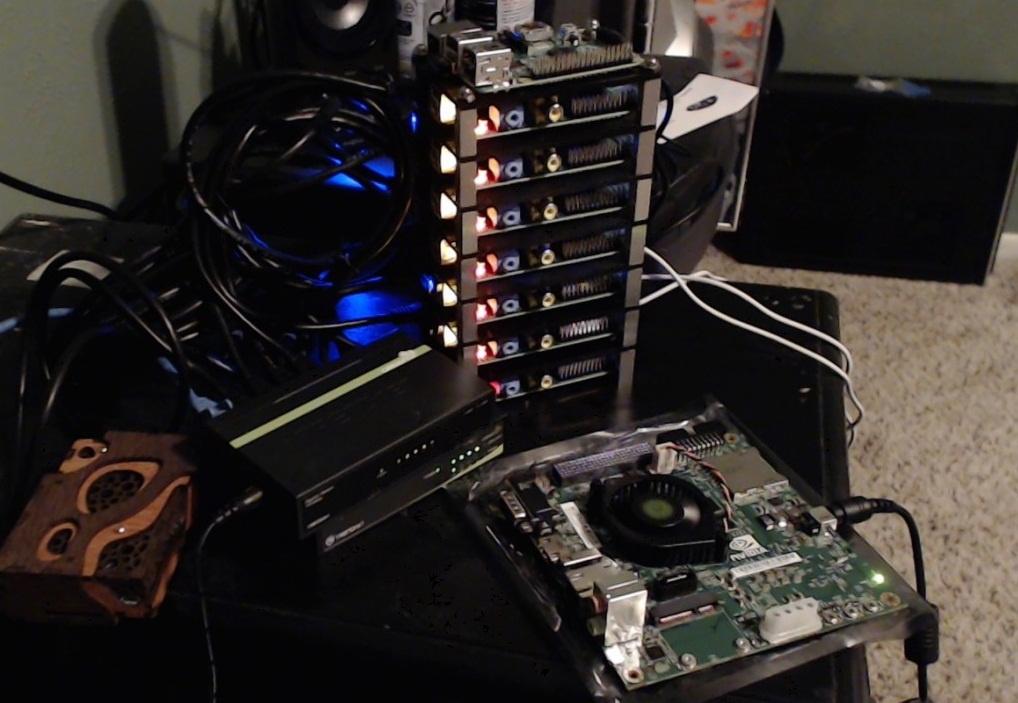
#> input picture main_img_template.jpg, 1018 x 703 px, given in place of the camera
$ python 'gradients and edge detection-10.py'   (older library calls are emulated)
#> lines starting #> are read from the running program, lines starting #| are printed output that depends on the picture
import cv2
import numpy as np

cap = cv2.VideoCapture(0)

while(1):

    # Take each frame
    _, frame = cap.read()
#> frame is the input picture: shape (703, 1018, 3); mean B, G, R 40.7, 43.2, 48.1

    greyscale=cv2.cvtColor(frame,cv2.COLOR_BGR2GRAY)
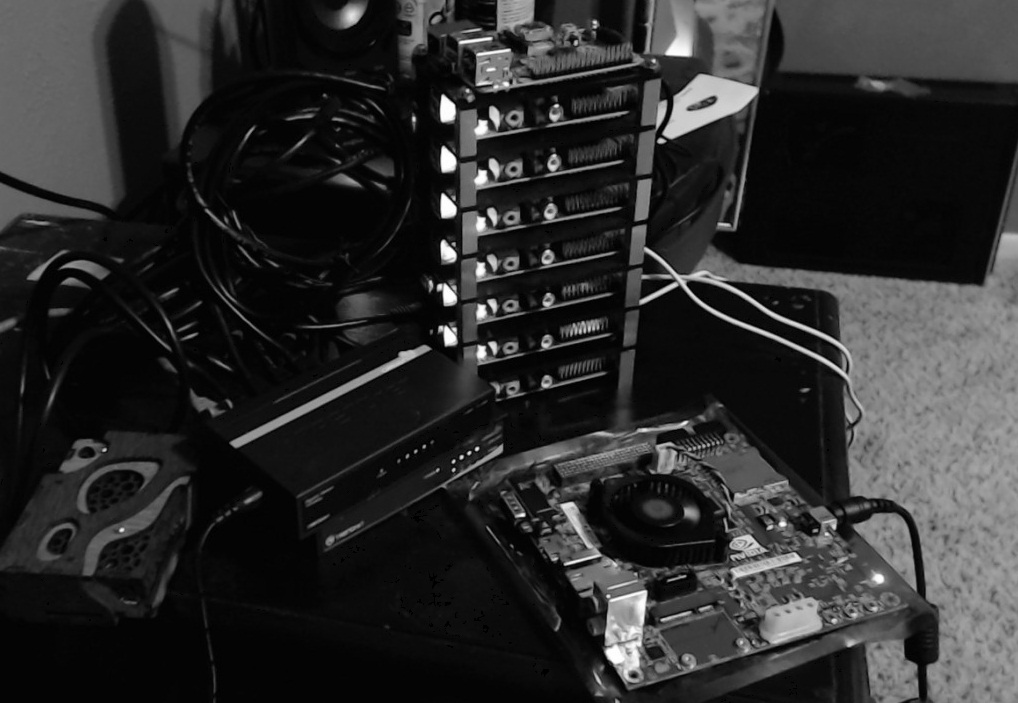
#> greyscale: shape (703, 1018); min 0, max 255, mean 44.4
    laplacian = cv2.Laplacian(greyscale,cv2.CV_64F)
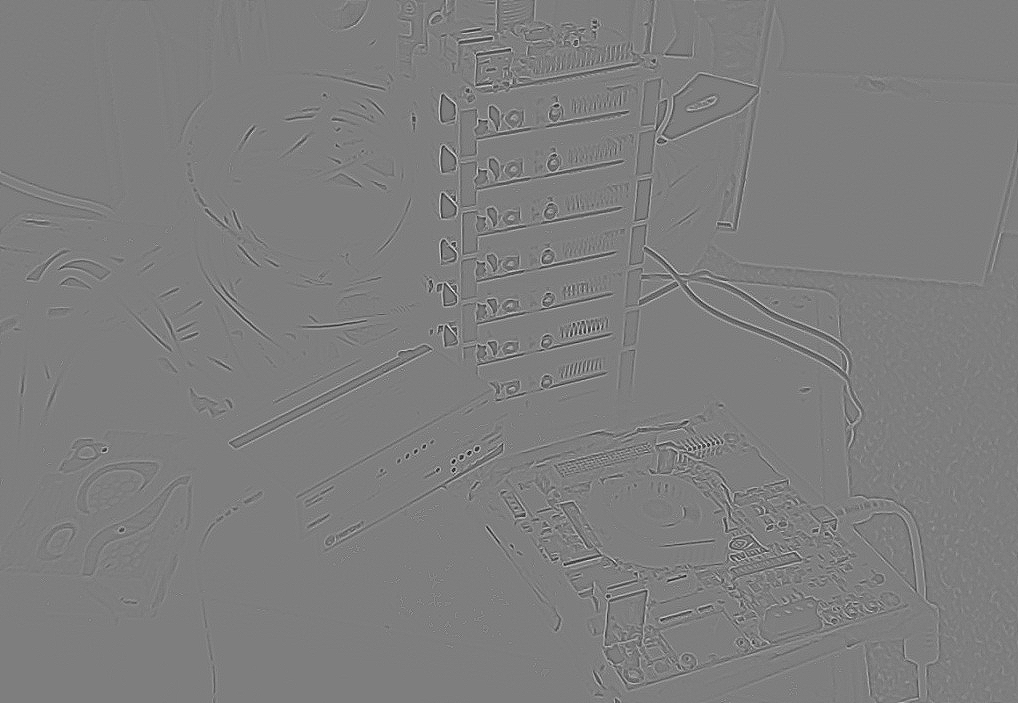
#> laplacian: shape (703, 1018) float64; min -194, max 197, mean 0; drawn with min black and max white
    solbex=cv2.Sobel(frame,cv2.CV_64F,1,0,ksize=5)
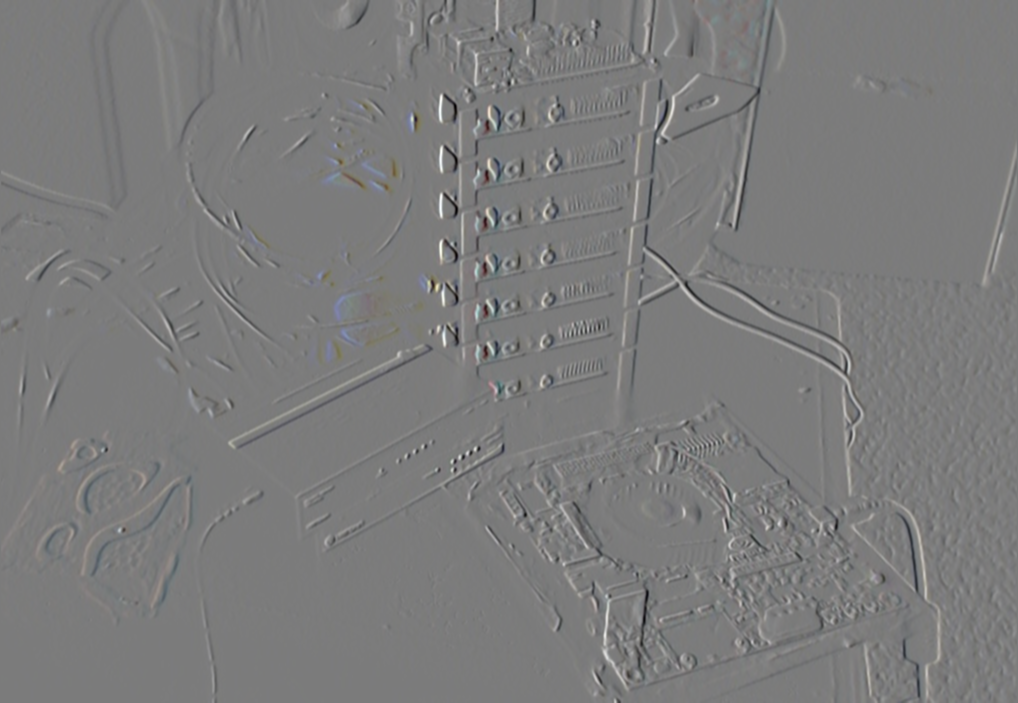
#> solbex: shape (703, 1018, 3) float64; mean B, G, R 7.8, 8.9, 10.3; drawn with min black and max white
    solbey=cv2.Sobel(frame,cv2.CV_64F,0,1,ksize=5)
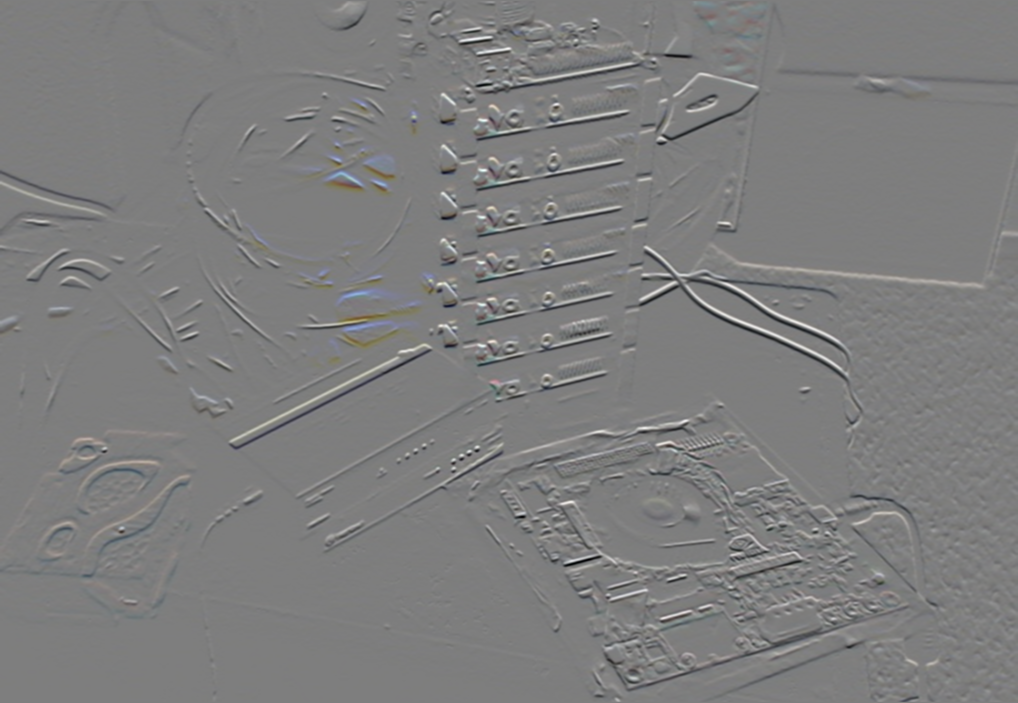
#> solbey: shape (703, 1018, 3) float64; mean B, G, R -7.1, -8.4, -9; drawn with min black and max white
    edge=cv2.Canny(frame,100,100)
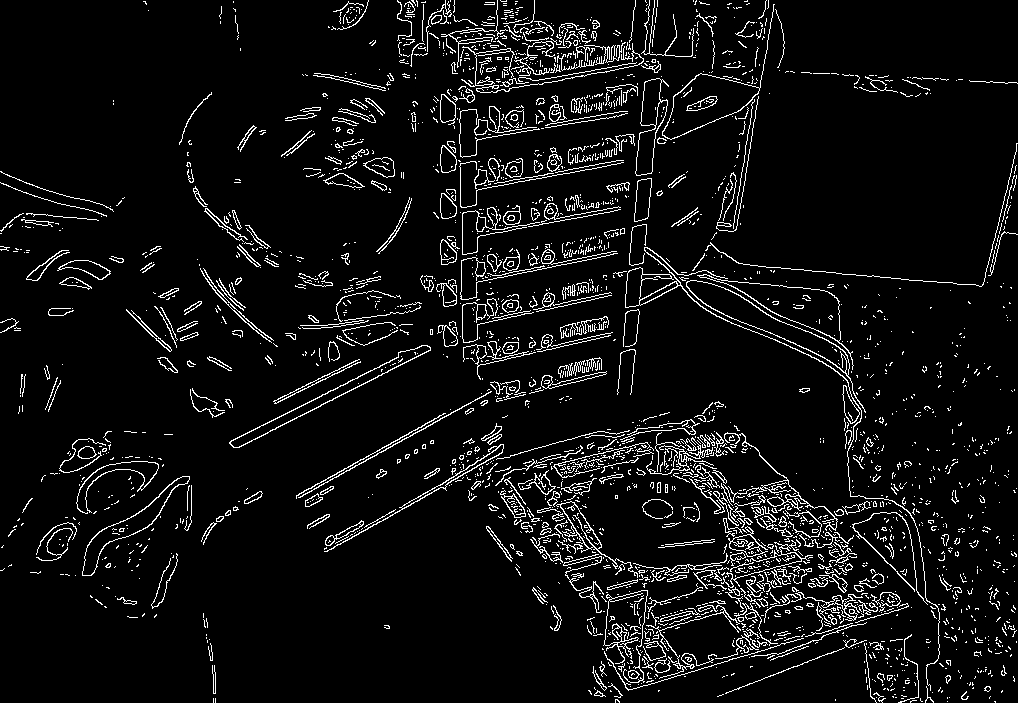
#> edge: shape (703, 1018); 6.4% white in thin lines or dots
    cv2.imshow('Original',frame)
    cv2.imshow('edges',edge)
    #cv2.imshow('solbex',solbex)
    #cv2.imshow('solbey',solbey)


    k = cv2.waitKey(5) & 0xFF
#> (key Esc is pressed here)
    if k == 27:
        break

cv2.destroyAllWindows()
cap.release()

$ run again, on bookpage.jpg
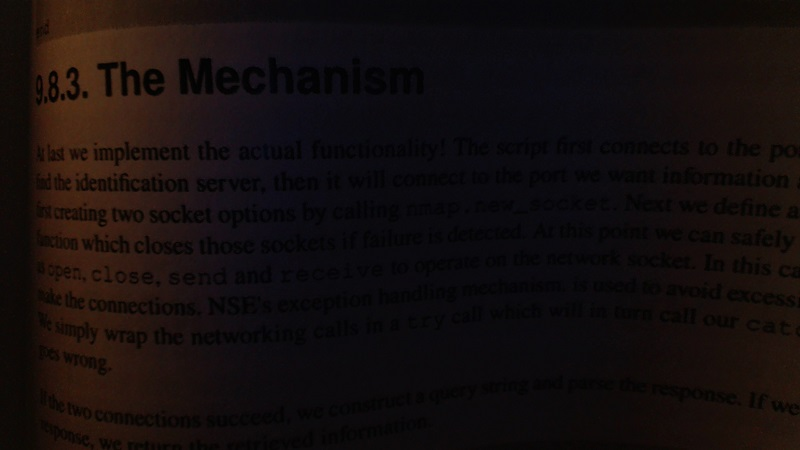
#> input picture bookpage.jpg, 800 x 450 px, given in place of the camera
#> frame is the input picture: shape (450, 800, 3); mean B, G, R 13.4, 13.6, 20.3
#> `solbey=cv2.Sobel(frame,cv2.CV_64F,0,1,ksize=5)`:
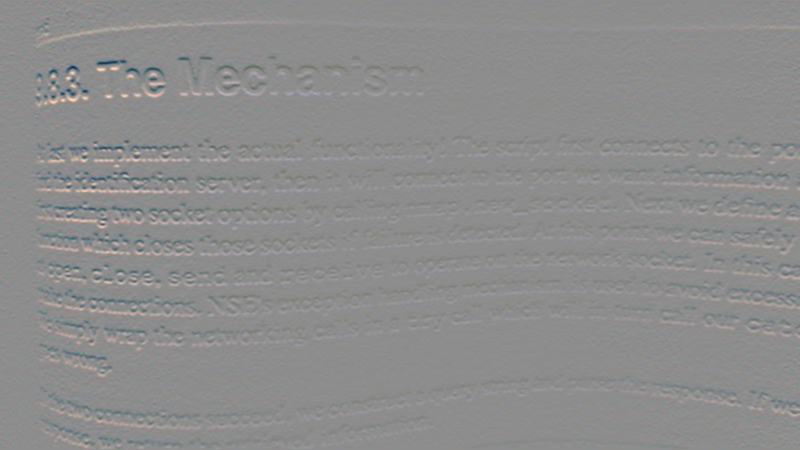
#> solbey: shape (450, 800, 3) float64; mean B, G, R -1, -0.8, -0.8; drawn with min black and max white
#> `edge=cv2.Canny(frame,100,100)`:
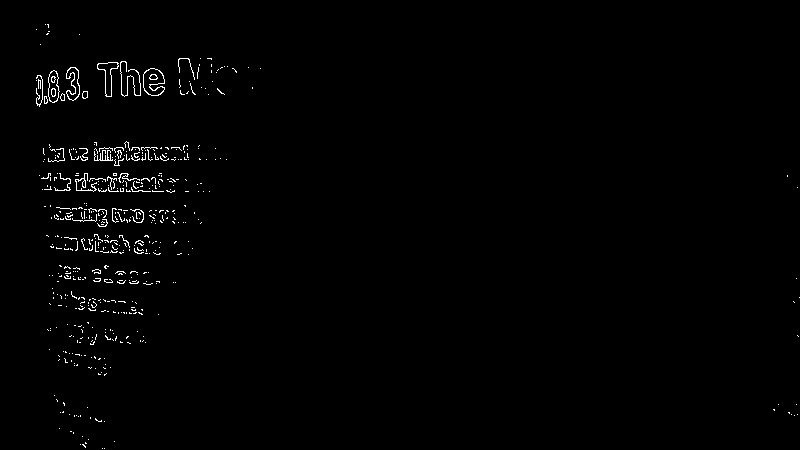
#> edge: shape (450, 800); 0.97% white in thin lines or dots

$ run again, on ivan.jpg
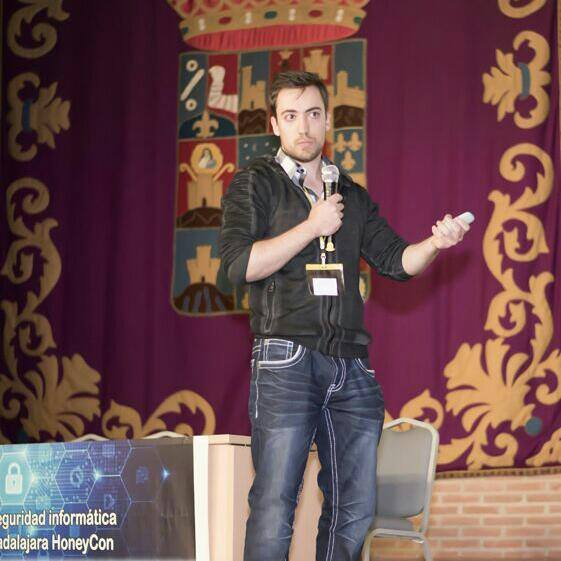
#> input picture ivan.jpg, 561 x 561 px, given in place of the camera
#> frame is the input picture: shape (561, 561, 3); mean B, G, R 78.1, 76.1, 109
#> `solbey=cv2.Sobel(frame,cv2.CV_64F,0,1,ksize=5)`:
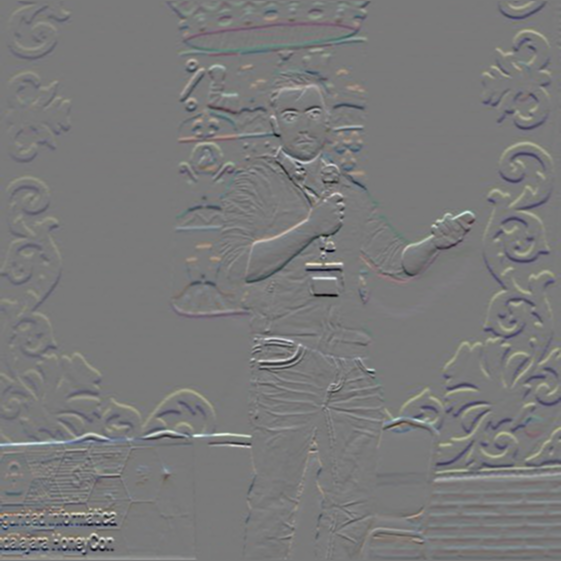
#> solbey: shape (561, 561, 3) float64; mean B, G, R 17, 16.3, 9.2; drawn with min black and max white
#> `edge=cv2.Canny(frame,100,100)`:
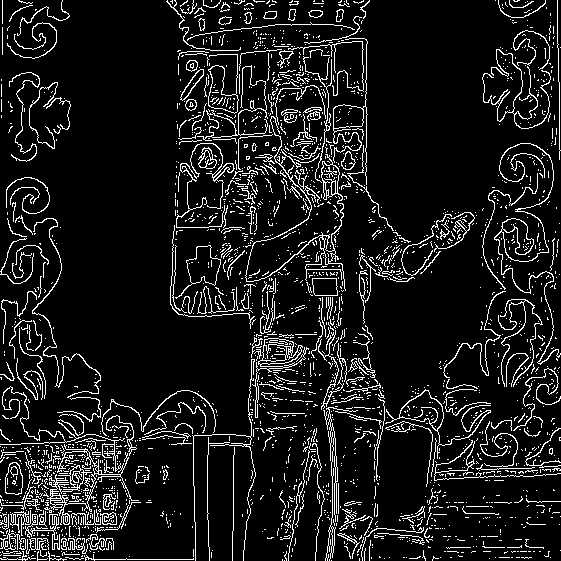
#> edge: shape (561, 561); 10.2% white in thin lines or dots
